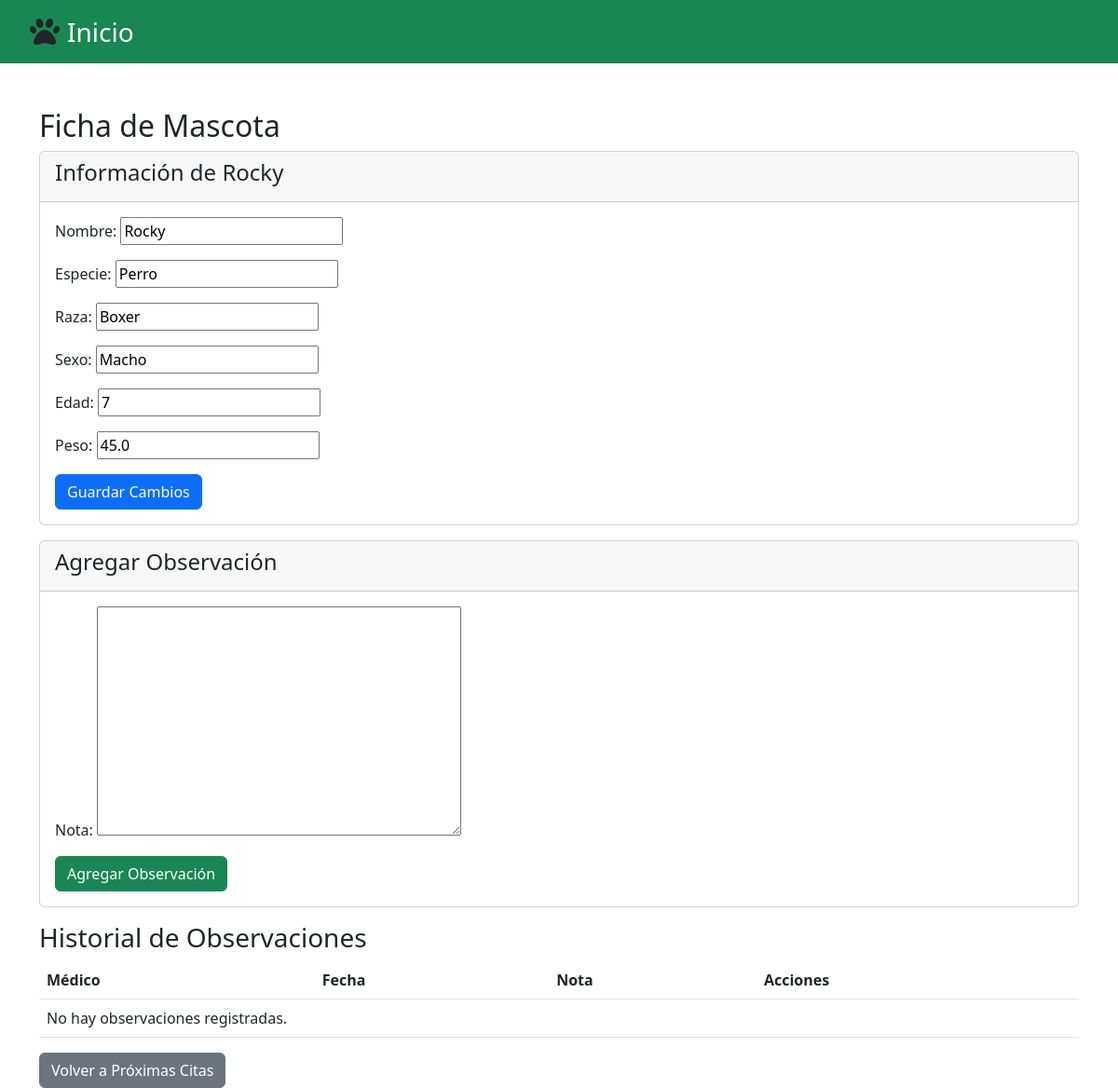
/ficha_mascota/5/, run on the app's committed database.
### mi_app/models.py (models this page shows, shortened)
class Mascota(models.Model):
    nombre = models.CharField(max_length=100)
    especie = models.CharField(max_length=100)
    raza = models.CharField(max_length=100)
    sexo = models.CharField(max_length=10)
    edad = models.IntegerField()
    peso = models.FloatField()
    cliente = models.ForeignKey(Cliente, on_delete=models.CASCADE)

### mi_app/views.py (the view)
def ficha_mascota_view(request, mascota_id):
    mascota = get_object_or_404(Mascota, id=mascota_id)
    observaciones = mascota.observaciones.all()
    if request.method == 'POST':
        form_mascota = EditarMascotaForm(request.POST, instance=mascota)
        form_observacion = AgregarObservacionForm(request.POST)
        if 'guardar_mascota' in request.POST:
            if form_mascota.is_valid():
                form_mascota.save()
                return redirect('ficha_mascota', mascota_id=mascota_id)
        if 'agregar_observacion' in request.POST:
            if form_observacion.is_valid():
                nueva_observacion = form_observacion.save(commit=False)
                nueva_observacion.mascota = mascota
                nueva_observacion.medico = request.user.medico
                nueva_observacion.save()
                return redirect('ficha_mascota', mascota_id=mascota_id)
    else:
        form_mascota = EditarMascotaForm(instance=mascota)
        form_observacion = AgregarObservacionForm()
    return render(request, 'ficha_mascota.html', {
        'mascota': mascota,
        'observaciones': observaciones,
        'form_mascota': form_mascota,
        'form_observacion': form_observacion,
    })

### mi_app/forms.py
class EditarMascotaForm(forms.ModelForm):
    class Meta:
        model = Mascota
        fields = ['nombre', 'especie', 'raza', 'sexo', 'edad', 'peso']

class AgregarObservacionForm(forms.ModelForm):
    class Meta:
        model = Observacion
        fields = ['nota']

### mi_app/templates/ficha_mascota.html (shortened to what this page needs)
<!DOCTYPE html>
<html lang="es">
  <head>
    <link
      href="https://cdn.jsdelivr.net/npm/bootstrap@5.3.0-alpha1/dist/css/bootstrap.min.css"
      rel="stylesheet"
    />
  </head>
  <body>
    <nav class="navbar navbar-expand-lg navbar-dark bg-success">
      <div class="container">
        <div class="d-flex align-items-center">
          <i class="fa-solid fa-paw fa-2x me-2" style="margin-left: -10px"></i>
          <a class="navbar-brand fs-3" href="{% url 'interfaz' %}">Inicio</a>
        </div>
      </div>
    </nav>
    <div class="container mt-5">
      <h2>Ficha de Mascota</h2>
      <div class="card mb-3">
        <div class="card-header">
          <h4>Información de {{ mascota.nombre }}</h4>
        </div>
        <div class="card-body">
          <form method="post">
            {% csrf_token %} {{ form_mascota.as_p }}
            <button
              type="submit"
              name="guardar_mascota"
              class="btn btn-primary"
            >
              Guardar Cambios
            </button>
          </form>
        </div>
      </div>
      <div class="card mb-3">
        <div class="card-header">
          <h4>Agregar Observación</h4>
        </div>
        <div class="card-body">
          <form method="post">
            {% csrf_token %} {{ form_observacion.as_p }}
            <button
              type="submit"
              name="agregar_observacion"
              class="btn btn-success"
            >
              Agregar Observación
            </button>
          </form>
        </div>
      </div>
      <h3>Historial de Observaciones</h3>
      <table class="table">
        <thead>
          <tr>
            <th>Médico</th>
            <th>Fecha</th>
            <th>Nota</th>
            <th>Acciones</th>
          </tr>
        </thead>
        <tbody>
          {% for observacion in observaciones %}
          <tr>
            <td>{{ observacion.medico.nombre }}</td>
            <td>{{ observacion.fecha }}</td>
            <td>{{ observacion.nota|truncatewords:10 }}</td>
            <td>
              <a
                href="{% url 'detalle_observacion' observacion.id %}"
                class="btn btn-info"
                >Ver Nota Completa</a
              >
            </td>
          </tr>
          {% empty %}
          <tr>
            <td colspan="4">No hay observaciones registradas.</td>
          </tr>
          {% endfor %}
        </tbody>
      </table>
      <div class="mt-3">
        <a href="{% url 'proximas_citas' %}" class="btn btn-secondary"
          >Volver a Próximas Citas</a
        >
      </div>
    </div>
  </body>
</html>

### data on the page
Mascota: nombre "Rocky", especie "Perro", raza "Boxer", sexo "Macho", edad "7", peso "45.0"
